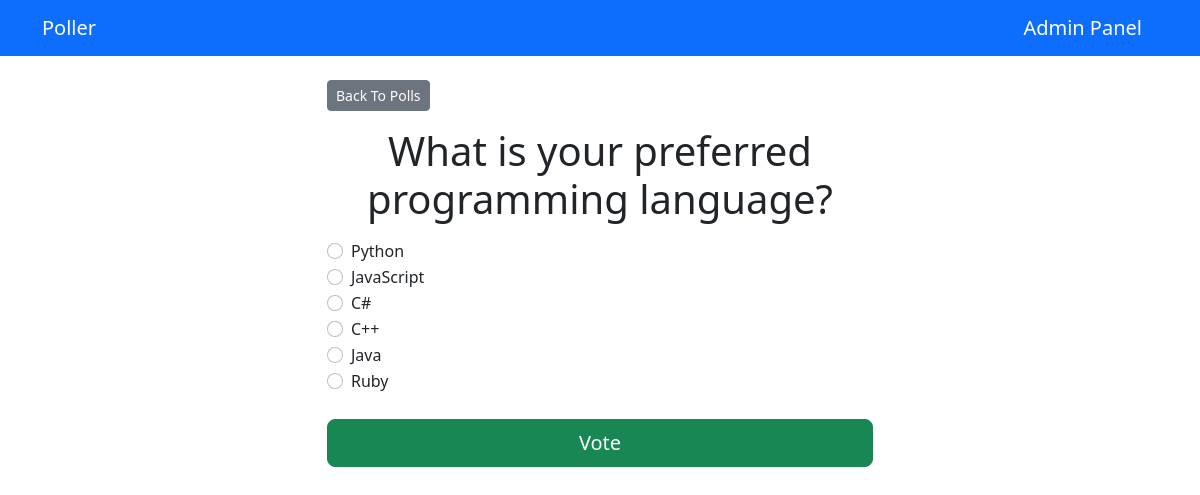
The page /polls/1/ on the database its author committed.
### polls/models.py (models this page shows, shortened)
class Question(models.Model):
    q_text = models.CharField(max_length=200)
    published = models.DateTimeField('date published')

class Choices(models.Model):
    question = models.ForeignKey(Question, on_delete=models.CASCADE)
    choice = models.CharField(max_length=200)
    votes = models.IntegerField(default=0)

### polls/views.py (the view)
# urls.py: path('<int:question_id>/', views.detail, name='detail'),
def detail(request, question_id):
    try:
        question = Question.objects.get(pk=question_id)
    except Question.DoesNotExist:
        raise Http404("Question does not exist")
    return render(request, 'polls/detail.html', {'question': question})

### templates/polls/detail.html (shortened to what this page needs)
{% extends 'base.html' %}
{% block content %}
<a class="btn btn-secondary btn-sm mb-3" href="{% url 'polls:index' %}">Back To Polls</a>
<h1 class="text-center mb-3">{{ question.q_text }}</h1>
<form action="{% url 'polls:vote' question.id %}" method="post">
  {% for choices in question.choices_set.all %}
    <div class="form-check">
      <input type="radio"
             name="choices"
             class="form-check-input"
             id="choices{{ forloop.counter }}"
             value="{{ choices.id }}">
      <label for="choices{{ forloop.counter }}">{{ choices.choice }}</label>
    </div>
  {% endfor %}
  <div class="d-grid gap-2">
  <input type="submit" value="Vote" class="btn btn-success btn-lg btn-block mt-4" />
  </div>
</form>
{% endblock %}

### rows shown on the page
Question: q_text "What is your preferred programming language?"
Choices: choice "Python"
Choices: choice "JavaScript"
Choices: choice "C#"
Choices: choice "C++"
Choices: choice "Java"
Choices: choice "Ruby"
